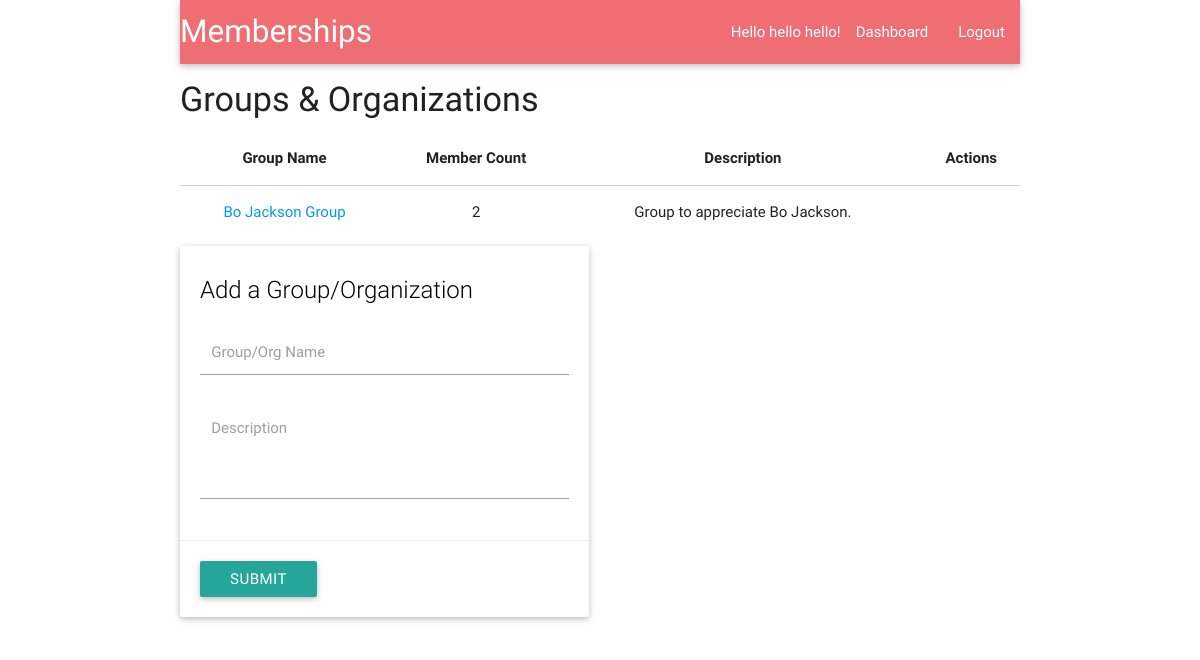
Screenshot of /groups/ (signed in) with the database file from the repository.
### apps/groups/models.py (models this page shows)
class Organization(models.Model):
    name = models.CharField(max_length = 255)
    description = models.CharField(max_length = 255)
    creator = models.ForeignKey(User, related_name='creator')
    members = models.ManyToManyField(User, related_name='member')

### apps/groups/views.py (the view, shortened to what this page needs)
class GroupsView(View):
    def get(self,request):
        print 'in GroupsView get(Index)'
        groups = Organization.objects.annotate(membercount = Count('members'))
        context = {
            'groups': groups,
            'form':OrgForm(),
        }
        return render(request, 'groups/index.html', context)

### apps/groups/forms.py
class OrgForm(forms.Form):
    name = forms.CharField(min_length=6)
    description = forms.CharField(widget=forms.Textarea(attrs={'class':'materialize-textarea'}),min_length=11)
    class Meta:
        model = Organization

### apps/groups/templates/groups/index.html (shortened to what this page needs)
{% extends "groups/base.html" %}
{% block content %}
    <div class="container">
        <h4>Groups & Organizations</h4>
        <table class="hoverable responsive-table centered">
            <thead>
            <tr>
                <th>
                    Group Name
                </th>
                <th>
                    Member Count
                </th>
                <th>
                    Description
                </th>
                <th>
                    Actions
                </th>
            </tr>
            </thead>
            <tbody>
            {% if groups %}
                {% for group in groups %}
                    <tr>
                        <td>
                            <a href="/groups/{{group.id}}/">{{ group.name }}</a>
                        </td>
                        <td>
                            {{ group.membercount }}
                        </td>
                        <td>
                            {{ group.description }}
                        </td>
                        <td>
                        </td>
                    </tr>
                {% endfor %}
            {% endif %}
            </tbody>
        </table>
        <div class="row">
            <div class="col s6">
                <div class="card hoverable">
                    <div class="card-content black-text">
                        <span class="card-title black-text">Add a Group/Organization</span>
                        <form action="/groups/" method = "post">
                            <div class="input-field">
                                {{ form.name }}
                                <label for="name">Group/Org Name</label>
                            </div>
                            <div class="input-field">
                                {{ form.description }}
                                <label for="description">Description</label>
                            </div>
                    </div>
                    <div class="card-action">
                        <button class="waves-effect waves-light btn white-text">Submit</button>
                    </div>
                </div>
            </div>
        </div>
    </div>
{% endblock %}

### apps/groups/templates/groups/base.html (shortened to what this page needs)
<!DOCTYPE html>
<html lang="en">
<head>
    {% load staticfiles %}
    <link rel="stylesheet" href="{% static 'groups/css/materialize.css' %}">
</head>
<body>
<div class="container">
    <nav>
        <div class="nav-wrapper">
            <a href="#" class="brand-logo">Memberships</a>
            <ul id="nav-mobile" class="right hide-on-med-and-down">
                <li>Hello {{request.user.first_name}}  {{request.user.last_name}}!</li>
                <li><a href="/groups/">Dashboard</a></li>
                <li><a href="/users/logout/">Logout</a></li>
            </ul>
        </div>
    </nav>
</div>
    {% block content %}{% endblock %}
</body>
</html>

### rows the page displays
Organization: name "Bo Jackson Group", membercount "2", description "Group to appreciate Bo Jackson."

### other values shown
{{ request.user.first_name }} "hello"
{{ request.user.last_name }} "hello"
